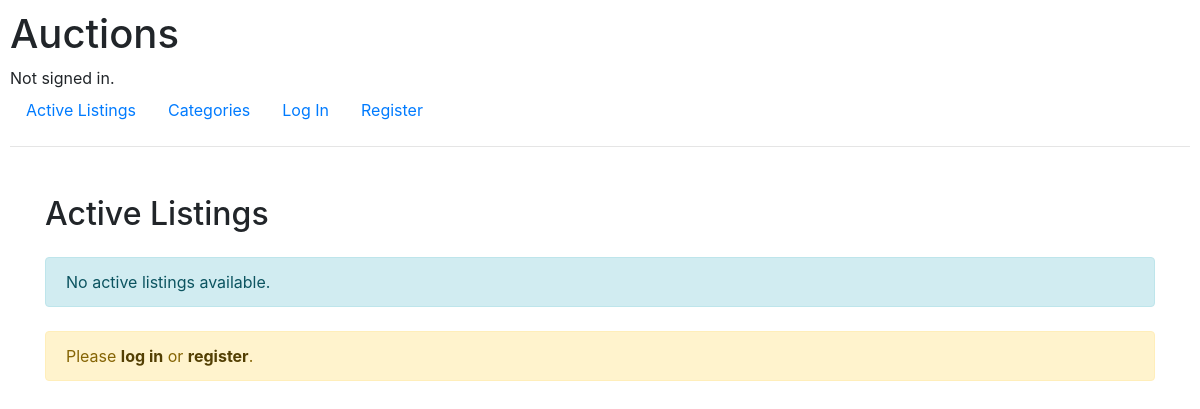
Before: / with the older database file.
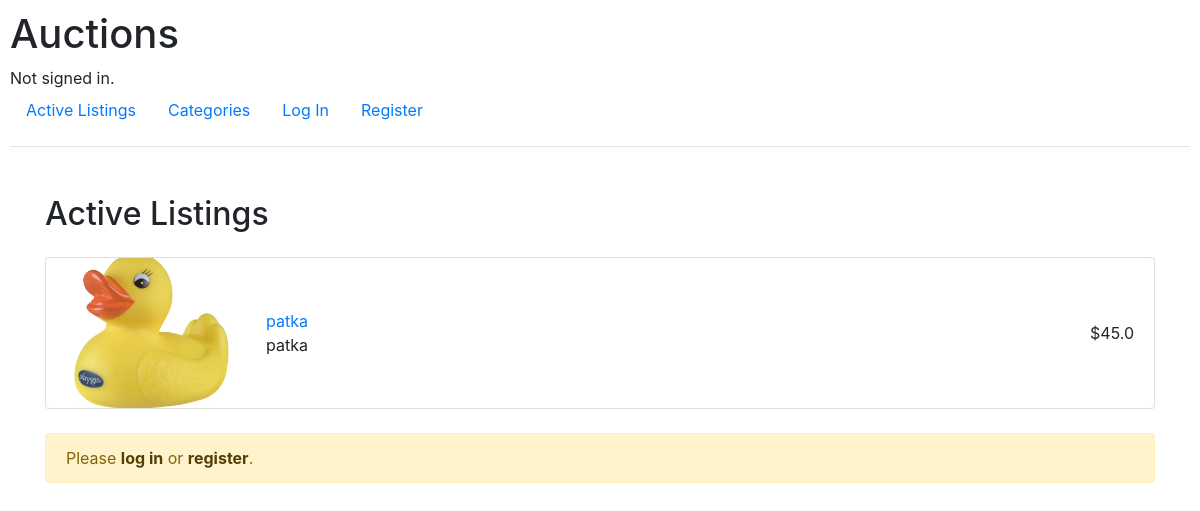
After: the same page with the newer database file.
### auctions/models.py (models this page shows)
class Listing(models.Model):
    title = models.CharField(max_length=64)
    description = models.CharField(max_length=512)
    price = models.FloatField()
    image = models.ImageField(upload_to='listing_images/', blank=True, null=True)
    created_by = models.ForeignKey(User, on_delete=models.CASCADE, related_name="listings")
    category = models.ForeignKey('Category', on_delete=models.CASCADE, related_name="listings", null=True, blank=True)
    status = models.CharField(max_length=40, default="active")

### auctions/views.py (the view)
# urls.py: path("", views.index, name="index"),
def index(request):
    return render(request, "auctions/index.html", {
        "listings": Listing.objects.all()
    })

### auctions/templates/auctions/index.html
{% extends "auctions/layout.html" %}
{% block body %}
<div class="container mt-5">
    <div class="d-flex justify-content-between align-items-center mb-4">
        <h2 class="mb-0">Active Listings</h2>
    </div>
    {% if listings %}
        <div class="row g-4">
            {% for listing in listings %}
                {% if listing.status == 'active' %}
                <div class="col-12">
                    <div class="card flex-row align-items-center h-100">
                        {% if listing.image %}
                            <img src="{{ listing.image.url }}" class="card-img-left" alt="{{ listing.title }}" style="width: 200px; height: 150px; object-fit: cover; border-top-left-radius: .25rem; border-bottom-left-radius: .25rem;">
                        {% endif %}
                        <div class="card-body">
                            <a href="{% url 'listing' listing.id %}" class="card-title">{{ listing.title }}</a>
                            <p class="card-text">{{ listing.description }}</p>
                        </div>
                        <div class="card-footer bg-transparent border-0">
                            <span class="fw-bold">${{ listing.price }}</span>
                        </div>
                    </div>
                </div>
                {% endif %}
            {% endfor %}
        </div>
    {% else %}
        <div class="alert alert-info">No active listings available.</div>
    {% endif %}
    <div class="mt-4">
        {% if user.is_authenticated %}
            <div class="alert alert-success">Welcome, {{ user.username }}!</div>
        {% else %}
            <div class="alert alert-warning">
                Please <a href="{% url 'login' %}" class="alert-link">log in</a> or <a href="{% url 'register' %}" class="alert-link">register</a>.
            </div>
        {% endif %}
    </div>
</div>
{% endblock %}

### auctions/templates/auctions/layout.html (shortened to what this page needs)
{% load static %}
<!DOCTYPE html>
<html lang="en">
    <head>
        <link rel="stylesheet" href="https://stackpath.bootstrapcdn.com/bootstrap/4.4.1/css/bootstrap.min.css">
        <link href="{% static 'auctions/styles.css' %}" rel="stylesheet">
    </head>
    <body>
        <h1>Auctions</h1>
        <div>
            {% if user.is_authenticated %}
                Signed in as <strong>{{ user.username }}</strong>.
            {% else %}
                Not signed in.
            {% endif %}
        </div>
        <ul class="nav">
            <li class="nav-item">
                <a class="nav-link" href="{% url 'index' %}">Active Listings</a>
            </li>
            <li class="nav-item">
                    <a class="nav-link" href="{% url 'categories' %}">Categories</a>
            </li>
            {% if user.is_authenticated %}
                <li class="nav-item">
                    <a class="nav-link" href="{% url 'logout' %}">Log Out</a>
                </li>
            {% else %}
                <li class="nav-item">
                    <a class="nav-link" href="{% url 'login' %}">Log In</a>
                </li>
                <li class="nav-item">
                    <a class="nav-link" href="{% url 'register' %}">Register</a>
                </li>
            {% endif %}
        </ul>
        <hr>
        {% block body %}
        {% endblock %}
    </body>
</html>

### auctions/static/auctions/styles.css (style rules this page uses)
body { padding: 10px; }

Changed rows visible on the page:
added Listing: image (picture), title "patka", description "patka", price "45.0"
Other visible differences:
text no longer shown: "No active listings available."
